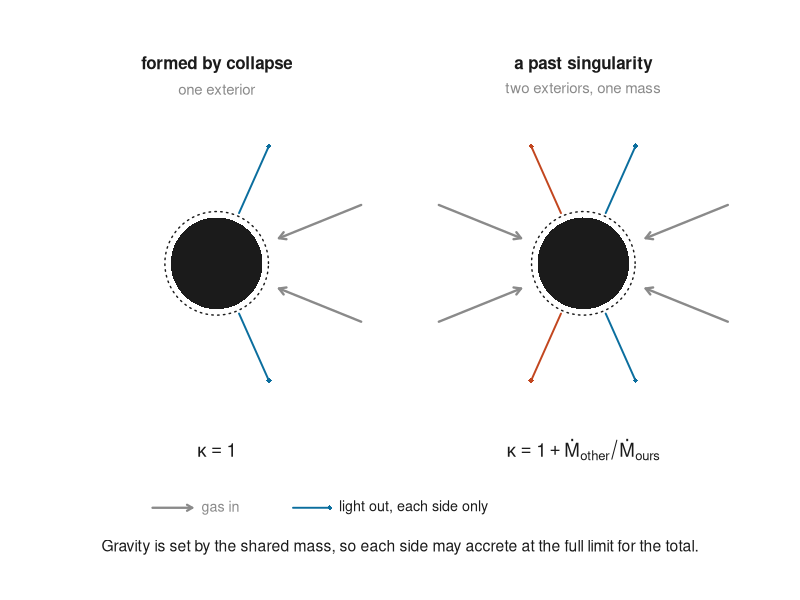
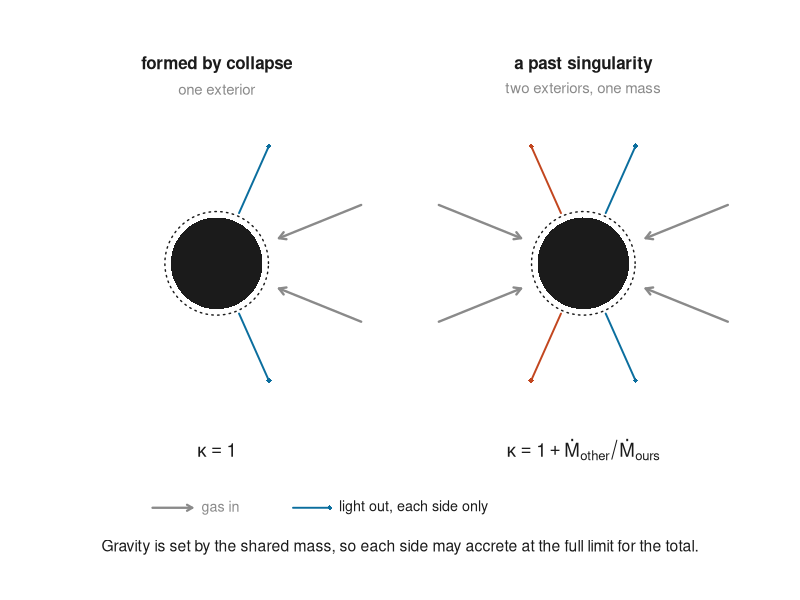

Reproduce these figures in R, in order.
# FIGURE: "Two classes of black hole, and why it shows up in how fast they grow."
#
# Section 4.3 divides holes into one-sided (formed by collapse) and two-sided (a past
# singularity, two exteriors), then makes an accretion argument that reads as a non-sequitur
# without a picture. Draw the contrast, because the contrast IS the claim.
#
# Authored at 6.5 in, the width the manuscript places it at.

INK <- "#1b1b1b"; TWO <- "#0b6e9e"; ONE <- "#c2461f"; GREY <- "#8a8a8a"
GAS <- rgb(0.55,0.55,0.55,0.30)

hole <- function(cx, r=0.30) {
  ang <- seq(0, 2*pi, length.out=200)
  polygon(cx + r*cos(ang), r*sin(ang), col=INK, border=NA)
  lines(cx + (r*1.13)*cos(ang), (r*1.13)*sin(ang), col=INK, lwd=1.4, lty=3)
}

# Gas comes IN at shallow angles, light goes OUT at steep ones. Separating them by ANGLE
# rather than by position means nothing can congest the space between the two panels.
feed <- function(cx, from, col) {
  s <- if (from == "left") -1 else 1
  for (a in c(22, -22)) {
    th <- a*pi/180
    arrows(cx + s*1.02*cos(th), 1.02*sin(th),
           cx + s*0.44*cos(th), 0.44*sin(th), length=0.075, lwd=2.3, col=col)
  }
}
rad <- function(cx, to, col) {
  s <- if (to == "left") -1 else 1
  for (a in c(66, -66)) {
    th <- a*pi/180
    segments(cx + s*0.36*cos(th), 0.36*sin(th),
             cx + s*0.84*cos(th), 0.84*sin(th), col=col, lwd=1.9)
    points(cx + s*0.84*cos(th), 0.84*sin(th), pch=18, cex=0.75, col=col)
  }
}

draw <- function() {
  par(mar=c(0.2,0.2,0.2,0.2), family="sans", xpd=NA)
  plot(NA, xlim=c(-2.40,2.40), ylim=c(-1.90,1.42), axes=FALSE, xlab="", ylab="", asp=1)
  L <- -1.20; R <- 1.20

  hole(L); feed(L, "right", GREY); rad(L, "right", TWO)
  text(L, 1.30, "formed by collapse", col=INK, cex=1.02, adj=0.5, font=2)
  text(L, 1.14, "one exterior", col=GREY, cex=0.90, adj=0.5)
  text(L, -1.22, expression(kappa == 1), col=INK, cex=1.12, adj=0.5)

  hole(R); feed(R, "right", GREY); feed(R, "left", GREY)
  rad(R, "right", TWO); rad(R, "left", ONE)
  text(R, 1.30, "a past singularity", col=INK, cex=1.02, adj=0.5, font=2)
  text(R, 1.14, "two exteriors, one mass", col=GREY, cex=0.90, adj=0.5)
  text(R, -1.22, expression(kappa == 1 + dot(M)[other] / dot(M)[ours]),
       col=INK, cex=1.12, adj=0.5)

  # legend on its own line, then the sentence on its own line below it
  arrows(-1.62, -1.60, -1.36, -1.60, length=0.06, lwd=2.2, col=GREY)
  text(-1.30, -1.60, "gas in", col=GREY, cex=0.86, adj=0)
  segments(-0.70, -1.60, -0.46, -1.60, col=TWO, lwd=1.9)
  points(-0.46, -1.60, pch=18, cex=0.7, col=TWO)
  text(-0.40, -1.60, "light out, each side only", col=INK, cex=0.86, adj=0)

  text(0, -1.86,
       "Gravity is set by the shared mass, so each side may accrete at the full limit for the total.",
       col=INK, cex=0.94, adj=0.5)
}

dir.create("pub/paper2/figs", showWarnings=FALSE, recursive=TRUE)
pdf("pub/paper2/figs/fig_twosided.pdf", width=6.5, height=4.5); draw(); dev.off()
png("pub/paper2/figs/fig_twosided.png", width=1950, height=1350, res=300); draw(); dev.off()
cat("wrote fig_twosided.{pdf,png}\n")
